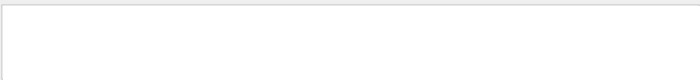
     <widget class="QGroupBox" name="groupBox_3">
      <property name="geometry">
       <rect>
        <x>0</x>
        <y>0</y>
        <width>700</width>
        <height>80</height>
       </rect>
      </property>
      <property name="minimumSize">
       <size>
        <width>700</width>
        <height>80</height>
       </size>
      </property>
      <property name="maximumSize">
       <size>
        <width>700</width>
        <height>80</height>
       </size>
      </property>
      <property name="title">
       <string/>
      </property>
      <layout class="QGridLayout" name="gridLayout_2">
       <property name="leftMargin">
        <number>0</number>
       </property>
       <property name="topMargin">
        <number>0</number>
       </property>
       <property name="rightMargin">
        <number>0</number>
       </property>
       <property name="bottomMargin">
        <number>0</number>
       </property>
       <item row="0" column="0">
        <layout class="QHBoxLayout" name="horizontalLayout_3">
         <item>
          <widget class="QPushButton" name="btnHome">
           <property name="minimumSize">
            <size>
             <width>140</width>
             <height>75</height>
            </size>
           </property>
           <property name="maximumSize">
            <size>
             <width>140</width>
             <height>75</height>
            </size>
           </property>
           <property name="styleSheet">
            <string notr="true">background-color: #ffffff;
border: none;</string>
           </property>
           <property name="text">
            <string/>
           </property>
           <property name="icon">
            <iconset resource="Resource.qrc">
             <normaloff>:/img/Resource/img/hogar-color.png</normaloff>
             <normalon>:/img/Resource/img/hogar-gris.png</normalon>:/img/Resource/img/hogar-color.png</iconset>
           </property>
           <property name="iconSize">
            <size>
             <width>40</width>
             <height>40</height>
            </size>
           </property>
          </widget>
         </item>
         <item>
          <widget class="QPushButton" name="btnNew">
           <property name="minimumSize">
            <size>
             <width>140</width>
             <height>75</height>
            </size>
           </property>
           <property name="maximumSize">
            <size>
             <width>140</width>
             <height>75</height>
            </size>
           </property>
           <property name="layoutDirection">
            <enum>Qt::LeftToRight</enum>
           </property>
           <property name="styleSheet">
            <string notr="true">background-color: #ffffff;
border: none;
text-align: bottom;</string>
           </property>
           <property name="text">
            <string/>
           </property>
           <property name="icon">
            <iconset resource="Resource.qrc">
             <normaloff>:/img/Resource/img/noticias-gris.png</normaloff>:/img/Resource/img/noticias-gris.png</iconset>
           </property>
           <property name="iconSize">
            <size>
             <width>40</width>
             <height>40</height>
            </size>
           </property>
          </widget>
         </item>
         <item>
          <widget class="QPushButton" name="btnFriends">
           <property name="minimumSize">
            <size>
             <width>140</width>
             <height>75</height>
            </size>
           </property>
           <property name="maximumSize">
            <size>
             <width>140</width>
             <height>75</height>
            </size>
           </property>
           <property name="styleSheet">
            <string notr="true">background-color: #ffffff;
border: none;</string>
           </property>
           <property name="text">
            <string/>
           </property>
           <property name="icon">
            <iconset resource="Resource.qrc">
             <normaloff>:/img/Resource/img/apoyar-gris.png</normaloff>:/img/Resource/img/apoyar-gris.png</iconset>
           </property>
           <property name="iconSize">
            <size>
             <width>45</width>
             <height>45</height>
            </size>
           </property>
          </widget>
         </item>
         <item>
          <widget class="QPushButton" name="btnPerfil">
           <property name="minimumSize">
            <size>
             <width>140</width>
             <height>75</height>
            </size>
           </property>
           <property name="maximumSize">
            <size>
             <width>140</width>
             <height>75</height>
            </size>
           </property>
           <property name="styleSheet">
            <string notr="true">background-color: #ffffff;
border: none;</string>
           </property>
           <property name="text">
            <string/>
           </property>
           <property name="icon">
            <iconset resource="Resource.qrc">
             <normaloff>:/img/Resource/img/usuario2-gris.png</normaloff>:/img/Resource/img/usuario2-gris.png</iconset>
           </property>
           <property name="iconSize">
            <size>
             <width>37</width>
             <height>37</height>
            </size>
           </property>
          </widget>
         </item>
         <item>
          <widget class="QPushButton" name="btnSettings">
           <property name="minimumSize">
            <size>
             <width>140</width>
             <height>75</height>
            </size>
           </property>
           <property name="maximumSize">
            <size>
             <width>140</width>
             <height>75</height>
            </size>
           </property>
           <property name="layoutDirection">
            <enum>Qt::LeftToRight</enum>
           </property>
           <property name="styleSheet">
            <string notr="true">background-color: #ffffff;
border: none;
text-align: bottom;</string>
           </property>
           <property name="text">
            <string/>
           </property>
           <property name="icon">
            <iconset resource="Resource.qrc">
             <normaloff>:/icon/Resource/img/engranaje_gris.png</normaloff>:/icon/Resource/img/engranaje_gris.png</iconset>
           </property>
           <property name="iconSize">
            <size>
             <width>40</width>
             <height>40</height>
            </size>
           </property>
          </widget>
         </item>
        </layout>
       </item>
      </layout>
     </widget>
